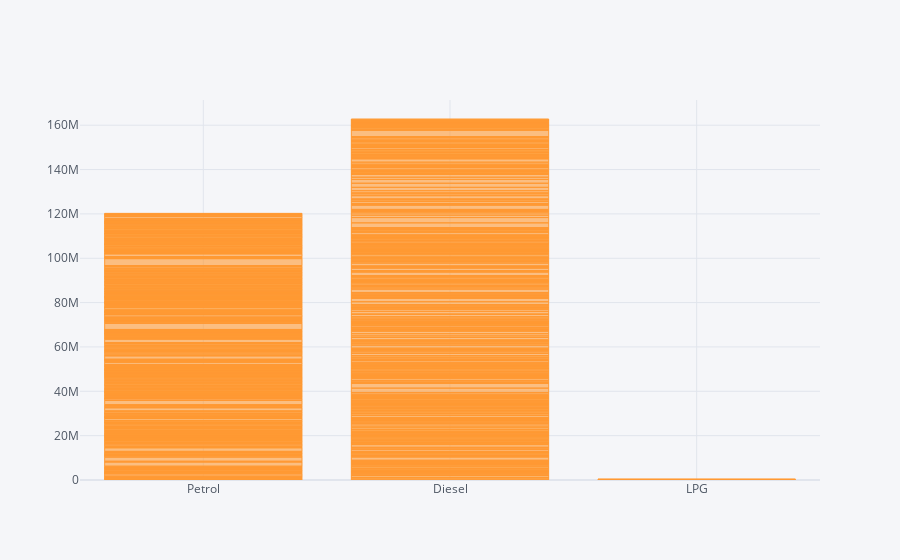

The cell this chart's notebook holds for it:
### Code cell
car.iplot(kind='bar',x='Fuel_type',y='Price')

### Figure 1 — Plotly figure (JSON) as saved in the notebook; plotly's stock layout.template omitted (floating-point values rounded to 4 significant figures; data arrays with more than 128 entries replaced by an {"elided": "..."} marker saying what was removed)
{"data": [{"marker": {"color": "rgba(255, 153, 51, 0.6)", "line": {"color": "rgba(255, 153, 51, 1.0)", "width": 1}}, "name": "Price", "orientation": "v", "text": "", "type": "bar", "x": {"elided": "723 str values"}, "y": {"elided": "723 int values"}}], "layout": {"legend": {"bgcolor": "#F5F6F9", "font": {"color": "#4D5663"}}, "paper_bgcolor": "#F5F6F9", "plot_bgcolor": "#F5F6F9", "title": {"font": {"color": "#4D5663"}}, "xaxis": {"gridcolor": "#E1E5ED", "showgrid": true, "tickfont": {"color": "#4D5663"}, "title": {"font": {"color": "#4D5663"}, "text": ""}, "zerolinecolor": "#E1E5ED"}, "yaxis": {"gridcolor": "#E1E5ED", "showgrid": true, "tickfont": {"color": "#4D5663"}, "title": {"font": {"color": "#4D5663"}, "text": ""}, "zerolinecolor": "#E1E5ED"}}}
